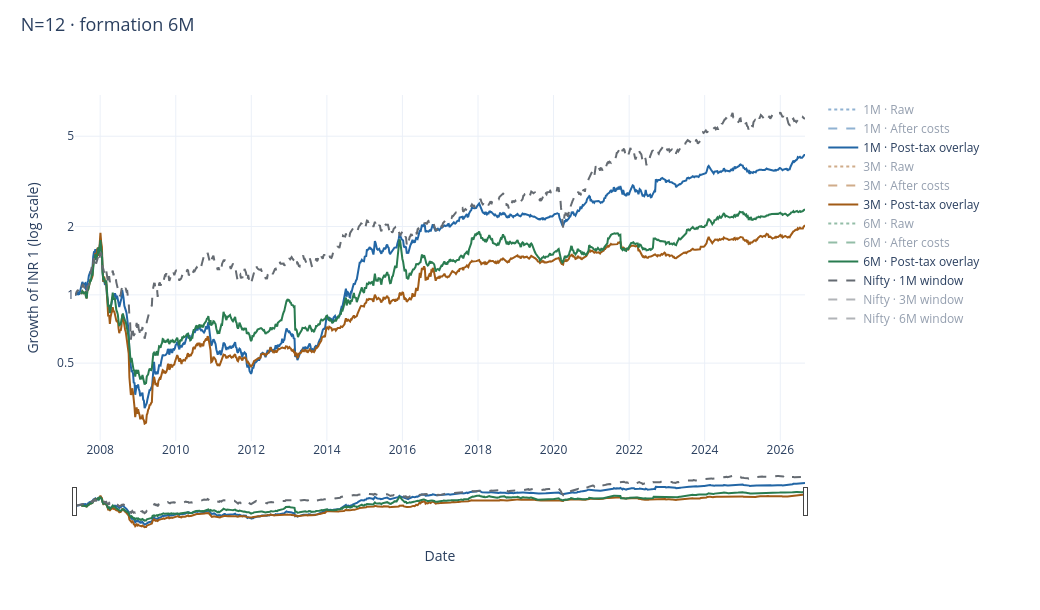

Notebook source saved alongside this figure:
### Markdown cell above
### N=12

### Code cell
research.equity(12)

### Figure 1 — Plotly figure (JSON) as saved in the notebook; plotly's stock layout.template omitted (floating-point values rounded to 4 significant figures; data arrays with more than 128 entries replaced by an {"elided": "..."} marker saying what was removed)
{"data": [{"line": {"color": "#2266a5", "dash": "dot", "width": 2}, "name": "1M · Raw", "type": "scatter", "visible": "legendonly", "x": {"elided": "1010 str values"}, "y": {"elided": "1010 float values"}}, {"line": {"color": "#2266a5", "dash": "dash", "width": 2}, "name": "1M · After costs", "type": "scatter", "visible": "legendonly", "x": {"elided": "1010 str values"}, "y": {"elided": "1010 float values"}}, {"line": {"color": "#2266a5", "dash": "solid", "width": 2}, "name": "1M · Post-tax overlay", "type": "scatter", "visible": true, "x": {"elided": "1010 str values"}, "y": {"elided": "1010 float values"}}, {"line": {"color": "#a15b16", "dash": "dot", "width": 2}, "name": "3M · Raw", "type": "scatter", "visible": "legendonly", "x": {"elided": "1001 str values"}, "y": {"elided": "1001 float values"}}, {"line": {"color": "#a15b16", "dash": "dash", "width": 2}, "name": "3M · After costs", "type": "scatter", "visible": "legendonly", "x": {"elided": "1001 str values"}, "y": {"elided": "1001 float values"}}, {"line": {"color": "#a15b16", "dash": "solid", "width": 2}, "name": "3M · Post-tax overlay", "type": "scatter", "visible": true, "x": {"elided": "1001 str values"}, "y": {"elided": "1001 float values"}}, {"line": {"color": "#297c50", "dash": "dot", "width": 2}, "name": "6M · Raw", "type": "scatter", "visible": "legendonly", "x": {"elided": "1001 str values"}, "y": {"elided": "1001 float values"}}, {"line": {"color": "#297c50", "dash": "dash", "width": 2}, "name": "6M · After costs", "type": "scatter", "visible": "legendonly", "x": {"elided": "1001 str values"}, "y": {"elided": "1001 float values"}}, {"line": {"color": "#297c50", "dash": "solid", "width": 2}, "name": "6M · Post-tax overlay", "type": "scatter", "visible": true, "x": {"elided": "1001 str values"}, "y": {"elided": "1001 float values"}}, {"line": {"color": "#656b72", "dash": "dash"}, "name": "Nifty · 1M window", "type": "scatter", "visible": true, "x": {"elided": "1010 str values"}, "y": {"elided": "1010 float values"}}, {"line": {"color": "#656b72", "dash": "dash"}, "name": "Nifty · 3M window", "type": "scatter", "visible": "legendonly", "x": {"elided": "1001 str values"}, "y": {"elided": "1001 float values"}}, {"line": {"color": "#656b72", "dash": "dash"}, "name": "Nifty · 6M window", "type": "scatter", "visible": "legendonly", "x": {"elided": "1001 str values"}, "y": {"elided": "1001 float values"}}], "layout": {"height": 610, "hovermode": "x unified", "legend": {"font": {"size": 12}, "itemclick": "toggle", "itemdoubleclick": "toggleothers", "x": 1.025, "y": 1}, "margin": {"b": 80, "l": 75, "r": 235, "t": 95}, "title": {"font": {"size": 18}, "text": "N=12 · formation 6M", "x": 0.02, "y": 0.97}, "width": 1040, "xaxis": {"rangeslider": {"thickness": 0.13, "visible": true}, "title": {"text": "Date"}}, "yaxis": {"tickmode": "array", "ticktext": ["0.001", "0.002", "0.005", "0.01", "0.02", "0.05", "0.1", "0.2", "0.5", "1", "2", "5", "10", "20", "50", "100", "200", "500", "1000", "2000", "5000", "10000", "20000", "50000", "100000", "200000", "500000", "1e+06", "2e+06", "5e+06", "1e+07", "2e+07", "5e+07", "1e+08", "2e+08", "5e+08"], "tickvals": [0.001, 0.002, 0.005, 0.01, 0.02, 0.05, 0.1, 0.2, 0.5, 1.0, 2.0, 5.0, 10.0, 20.0, 50.0, 100.0, 200.0, 500.0, 1000.0, 2000.0, 5000.0, 10000.0, 20000.0, 50000.0, 100000.0, 200000.0, 500000.0, 1000000.0, 2000000.0, 5000000.0, 10000000.0, 20000000.0, 50000000.0, 100000000.0, 200000000.0, 500000000.0], "title": {"text": "Growth of INR 1 (log scale)"}, "type": "log"}}}
